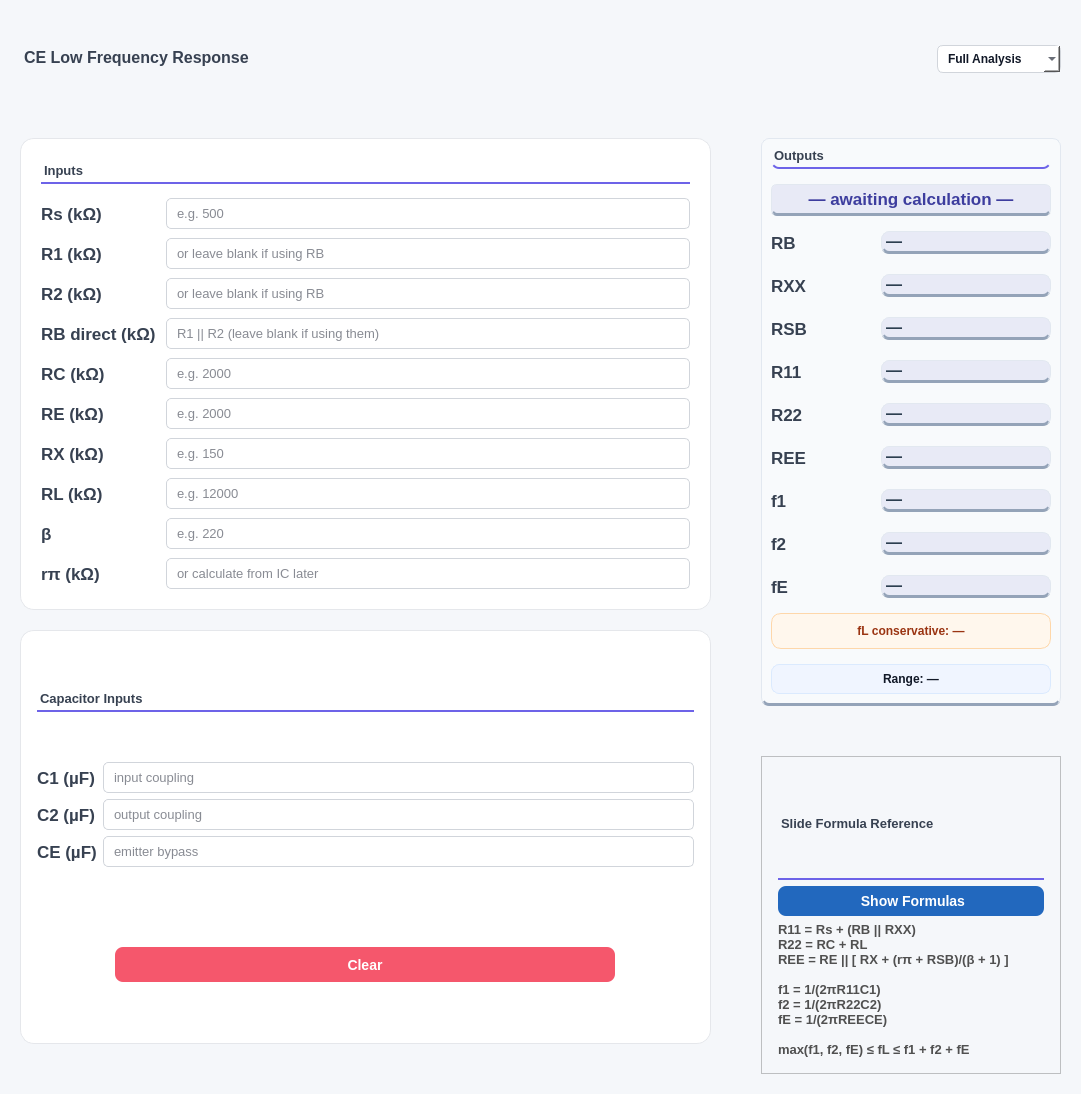
<?xml version="1.0" encoding="UTF-8"?>
<ui version="4.0">
 <class>Form</class>
 <widget class="QWidget" name="Form">
  <property name="geometry">
   <rect>
    <x>0</x>
    <y>0</y>
    <width>1081</width>
    <height>1094</height>
   </rect>
  </property>
  <property name="sizePolicy">
   <sizepolicy hsizetype="Preferred" vsizetype="Preferred">
    <horstretch>0</horstretch>
    <verstretch>0</verstretch>
   </sizepolicy>
  </property>
  <property name="minimumSize">
   <size>
    <width>1080</width>
    <height>860</height>
   </size>
  </property>
  <property name="mouseTracking">
   <bool>false</bool>
  </property>
  <property name="windowTitle">
   <string>Form</string>
  </property>
  <property name="styleSheet">
   <string notr="true">QWidget {
background-color: #f5f7fa;
}
QLineEdit {
    background-color: #ffffff;
    border: 1px solid #d1d5db;
    border-radius: 5px;

    padding: 6px 8px;

    color: #111827;
    font-size: 13px;
    font-family: &quot;JetBrains Mono&quot;, &quot;Consolas&quot;, monospace;
}

QLineEdit:focus {
    border: 1px solid #667EEA;
    background-color: #f9fafb;
}
QLabel {
    color: #374151;
    font-family: &quot;Rockwell&quot;;
    font-size: 13pt;
    font-weight: bold;
    background: transparent;
    border: none;
}</string>
  </property>
  <layout class="QVBoxLayout" name="verticalLayout_5">
   <property name="spacing">
    <number>10</number>
   </property>
   <property name="leftMargin">
    <number>20</number>
   </property>
   <property name="topMargin">
    <number>20</number>
   </property>
   <property name="rightMargin">
    <number>20</number>
   </property>
   <property name="bottomMargin">
    <number>20</number>
   </property>
   <item>
    <spacer name="verticalSpacer_2">
     <property name="orientation">
      <enum>Qt::Orientation::Vertical</enum>
     </property>
     <property name="sizeType">
      <enum>QSizePolicy::Policy::Fixed</enum>
     </property>
     <property name="sizeHint" stdset="0">
      <size>
       <width>20</width>
       <height>25</height>
      </size>
     </property>
    </spacer>
   </item>
   <item>
    <layout class="QHBoxLayout" name="headerLayout">
     <item>
      <widget class="QLabel" name="titleLabel">
       <property name="sizePolicy">
        <sizepolicy hsizetype="Preferred" vsizetype="Fixed">
         <horstretch>0</horstretch>
         <verstretch>0</verstretch>
        </sizepolicy>
       </property>
       <property name="maximumSize">
        <size>
         <width>16777215</width>
         <height>30</height>
        </size>
       </property>
       <property name="styleSheet">
        <string notr="true">QLabel {
    color: #374151;
    font-size: 16px;
    font-weight: 600;
	background-color: transparent;
    padding-bottom: 4px;
    border: none;
	
	
	font: 16pt &quot;Rockwell&quot;;
}</string>
       </property>
       <property name="text">
        <string>CE Low Frequency Response</string>
       </property>
      </widget>
     </item>
     <item>
      <spacer name="headerSpacer">
       <property name="orientation">
        <enum>Qt::Orientation::Horizontal</enum>
       </property>
       <property name="sizeHint" stdset="0">
        <size>
         <width>40</width>
         <height>20</height>
        </size>
       </property>
      </spacer>
     </item>
     <item>
      <widget class="QComboBox" name="comboMode">
       <property name="styleSheet">
        <string notr="true">QComboBox {
    background-color: #ffffff;
    border: 1px solid #d1d5db;
    border-radius: 6px;
    padding: 5px 10px;
    color: #111827;
    font-weight: 500;
}

QComboBox:hover {
    border: 1px solid #667EEA;
}

QComboBox:on {
    color: #111827;
}

QComboBox QAbstractItemView {
    background-color: #ffffff;
    color: #111827;
    border: 1px solid #d1d5db;
    outline: none;
    show-decoration-selected: 1;
}

QComboBox QAbstractItemView::item {
    padding: 8px 10px;
    background-color: #ffffff;
    color: #111827;
}

QComboBox QAbstractItemView::item:selected {
    background-color: #f0f5ff !important;
    color: #185FA5 !important;
}

QComboBox QAbstractItemView::item:hover {
    background-color: #f0f5ff !important;
    color: #185FA5 !important;
}</string>
       </property>
       <item>
        <property name="text">
         <string>Full Analysis</string>
        </property>
       </item>
       <item>
        <property name="text">
         <string>Due to C1 only</string>
        </property>
       </item>
       <item>
        <property name="text">
         <string>Due to C2 only</string>
        </property>
       </item>
       <item>
        <property name="text">
         <string>Due to CE only</string>
        </property>
       </item>
      </widget>
     </item>
    </layout>
   </item>
   <item>
    <spacer name="verticalSpacer">
     <property name="orientation">
      <enum>Qt::Orientation::Vertical</enum>
     </property>
     <property name="sizeType">
      <enum>QSizePolicy::Policy::Fixed</enum>
     </property>
     <property name="sizeHint" stdset="0">
      <size>
       <width>20</width>
       <height>25</height>
      </size>
     </property>
    </spacer>
   </item>
   <item>
    <layout class="QHBoxLayout" name="horizontalLayout">
     <property name="spacing">
      <number>50</number>
     </property>
     <property name="topMargin">
      <number>30</number>
     </property>
     <item>
      <layout class="QVBoxLayout" name="verticalLayout_3">
       <property name="spacing">
        <number>20</number>
       </property>
       <item>
        <widget class="QFrame" name="frameResistors">
         <property name="minimumSize">
          <size>
           <width>0</width>
           <height>0</height>
          </size>
         </property>
         <property name="maximumSize">
          <size>
           <width>1000</width>
           <height>16777215</height>
          </size>
         </property>
         <property name="styleSheet">
          <string notr="true">#frameResistors { 
	background-color: #ffffff; 
	border-right: 1px solid #e5e7eb;
    background-color: white;
    border: 1px solid #e5e7eb;
    border-radius: 14px;
}
</string>
         </property>
         <property name="frameShape">
          <enum>QFrame::Shape::StyledPanel</enum>
         </property>
         <property name="frameShadow">
          <enum>QFrame::Shadow::Raised</enum>
         </property>
         <layout class="QVBoxLayout" name="verticalLayout">
          <property name="spacing">
           <number>14</number>
          </property>
          <property name="leftMargin">
           <number>20</number>
          </property>
          <property name="topMargin">
           <number>24</number>
          </property>
          <property name="rightMargin">
           <number>20</number>
          </property>
          <property name="bottomMargin">
           <number>20</number>
          </property>
          <item>
           <widget class="QLabel" name="labelInputs">
            <property name="sizePolicy">
             <sizepolicy hsizetype="Preferred" vsizetype="Fixed">
              <horstretch>0</horstretch>
              <verstretch>0</verstretch>
             </sizepolicy>
            </property>
            <property name="maximumSize">
             <size>
              <width>16777215</width>
              <height>30</height>
             </size>
            </property>
            <property name="styleSheet">
             <string notr="true">QLabel {
    color: #374151;
    font-size: 13px;
    font-weight: 600;
	background-color: transparent;
    padding-bottom: 4px;
    border: none;
    border-bottom: 2px solid #6D63E8;
	
	
	font: 13pt &quot;Rockwell&quot;;
}</string>
            </property>
            <property name="text">
             <string>Inputs</string>
            </property>
           </widget>
          </item>
          <item>
           <layout class="QGridLayout" name="gridInputs">
            <property name="horizontalSpacing">
             <number>10</number>
            </property>
            <property name="verticalSpacing">
             <number>9</number>
            </property>
            <item row="0" column="0">
             <widget class="QLabel" name="labelRs">
              <property name="styleSheet">
               <string notr="true"/>
              </property>
              <property name="text">
               <string>Rs (kΩ)</string>
              </property>
             </widget>
            </item>
            <item row="0" column="1">
             <widget class="QLineEdit" name="lineRs">
              <property name="placeholderText">
               <string>e.g. 500</string>
              </property>
             </widget>
            </item>
            <item row="1" column="0">
             <widget class="QLabel" name="labelR1">
              <property name="styleSheet">
               <string notr="true"/>
              </property>
              <property name="text">
               <string>R1 (kΩ)</string>
              </property>
             </widget>
            </item>
            <item row="1" column="1">
             <widget class="QLineEdit" name="lineR1">
              <property name="placeholderText">
               <string>or leave blank if using RB</string>
              </property>
             </widget>
            </item>
            <item row="2" column="0">
             <widget class="QLabel" name="labelR2">
              <property name="styleSheet">
               <string notr="true"/>
              </property>
              <property name="text">
               <string>R2 (kΩ)</string>
              </property>
             </widget>
            </item>
            <item row="2" column="1">
             <widget class="QLineEdit" name="lineR2">
              <property name="placeholderText">
               <string>or leave blank if using RB</string>
              </property>
             </widget>
            </item>
            <item row="3" column="0">
             <widget class="QLabel" name="labelRB">
              <property name="styleSheet">
               <string notr="true"/>
              </property>
              <property name="text">
               <string>RB direct (kΩ)</string>
              </property>
             </widget>
            </item>
            <item row="3" column="1">
             <widget class="QLineEdit" name="lineRB">
              <property name="placeholderText">
               <string>R1 || R2 (leave blank if using them)</string>
              </property>
             </widget>
            </item>
            <item row="4" column="0">
             <widget class="QLabel" name="labelRC">
              <property name="styleSheet">
               <string notr="true"/>
              </property>
              <property name="text">
               <string>RC (kΩ)</string>
              </property>
             </widget>
            </item>
            <item row="4" column="1">
             <widget class="QLineEdit" name="lineRC">
              <property name="placeholderText">
               <string>e.g. 2000</string>
              </property>
             </widget>
            </item>
            <item row="5" column="0">
             <widget class="QLabel" name="labelRE">
              <property name="styleSheet">
               <string notr="true"/>
              </property>
              <property name="text">
               <string>RE (kΩ)</string>
              </property>
             </widget>
            </item>
            <item row="5" column="1">
             <widget class="QLineEdit" name="lineRE">
              <property name="placeholderText">
               <string>e.g. 2000</string>
              </property>
             </widget>
            </item>
            <item row="6" column="0">
             <widget class="QLabel" name="labelRX">
              <property name="styleSheet">
               <string notr="true"/>
              </property>
              <property name="text">
               <string>RX (kΩ)</string>
              </property>
             </widget>
            </item>
            <item row="6" column="1">
             <widget class="QLineEdit" name="lineRX">
              <property name="placeholderText">
               <string>e.g. 150</string>
              </property>
             </widget>
            </item>
            <item row="7" column="0">
             <widget class="QLabel" name="labelRL">
              <property name="styleSheet">
               <string notr="true"/>
              </property>
              <property name="text">
               <string>RL (kΩ)</string>
              </property>
             </widget>
            </item>
            <item row="7" column="1">
             <widget class="QLineEdit" name="lineRL">
              <property name="placeholderText">
               <string>e.g. 12000</string>
              </property>
             </widget>
            </item>
            <item row="8" column="0">
             <widget class="QLabel" name="labelBeta">
              <property name="styleSheet">
               <string notr="true"/>
              </property>
              <property name="text">
               <string>β</string>
              </property>
             </widget>
            </item>
            <item row="8" column="1">
             <widget class="QLineEdit" name="lineBeta">
              <property name="placeholderText">
               <string>e.g. 220</string>
              </property>
             </widget>
            </item>
            <item row="9" column="0">
             <widget class="QLabel" name="labelRpi">
              <property name="styleSheet">
               <string notr="true"/>
              </property>
              <property name="text">
               <string>rπ (kΩ)</string>
              </property>
             </widget>
            </item>
            <item row="9" column="1">
             <widget class="QLineEdit" name="lineRpi">
              <property name="placeholderText">
               <string>or calculate from IC later</string>
              </property>
             </widget>
            </item>
           </layout>
          </item>
         </layout>
        </widget>
       </item>
       <item>
        <widget class="QFrame" name="frameCapacitors">
         <property name="maximumSize">
          <size>
           <width>1000</width>
           <height>16777215</height>
          </size>
         </property>
         <property name="styleSheet">
          <string notr="true">#frameCapacitors{ 
	background-color: #ffffff; 
	border-right: 1px solid #e5e7eb;
    background-color: white;
    border: 1px solid #e5e7eb;
    border-radius: 14px;
}
</string>
         </property>
         <property name="frameShape">
          <enum>QFrame::Shape::StyledPanel</enum>
         </property>
         <layout class="QVBoxLayout" name="capsCardLayout">
          <property name="spacing">
           <number>6</number>
          </property>
          <property name="leftMargin">
           <number>16</number>
          </property>
          <property name="topMargin">
           <number>16</number>
          </property>
          <property name="rightMargin">
           <number>16</number>
          </property>
          <property name="bottomMargin">
           <number>16</number>
          </property>
          <item>
           <widget class="QLabel" name="labelCapsTitle">
            <property name="sizePolicy">
             <sizepolicy hsizetype="Preferred" vsizetype="Fixed">
              <horstretch>0</horstretch>
              <verstretch>0</verstretch>
             </sizepolicy>
            </property>
            <property name="styleSheet">
             <string notr="true">QLabel {
    color: #374151;
    font-size: 13px;
    font-weight: 600;
	background-color: transparent;
    padding-bottom: 4px;
    border: none;
    border-bottom: 2px solid #6D63E8;
	
	
	font: 13pt &quot;Rockwell&quot;;
}</string>
            </property>
            <property name="text">
             <string>Capacitor Inputs</string>
            </property>
            <property name="sectionTitle" stdset="0">
             <bool>true</bool>
            </property>
           </widget>
          </item>
          <item>
           <layout class="QGridLayout" name="gridCaps">
            <item row="0" column="0">
             <widget class="QLabel" name="labelC1">
              <property name="text">
               <string>C1 (µF)</string>
              </property>
             </widget>
            </item>
            <item row="0" column="1">
             <widget class="QLineEdit" name="lineC1">
              <property name="placeholderText">
               <string>input coupling</string>
              </property>
             </widget>
            </item>
            <item row="1" column="0">
             <widget class="QLabel" name="labelC2">
              <property name="text">
               <string>C2 (µF)</string>
              </property>
             </widget>
            </item>
            <item row="1" column="1">
             <widget class="QLineEdit" name="lineC2">
              <property name="placeholderText">
               <string>output coupling</string>
              </property>
             </widget>
            </item>
            <item row="2" column="0">
             <widget class="QLabel" name="labelCE">
              <property name="text">
               <string>CE (µF)</string>
              </property>
             </widget>
            </item>
            <item row="2" column="1">
             <widget class="QLineEdit" name="lineCE">
              <property name="placeholderText">
               <string>emitter bypass</string>
              </property>
             </widget>
            </item>
           </layout>
          </item>
          <item>
           <spacer name="verticalSpacer_8">
            <property name="orientation">
             <enum>Qt::Orientation::Vertical</enum>
            </property>
            <property name="sizeType">
             <enum>QSizePolicy::Policy::Fixed</enum>
            </property>
            <property name="sizeHint" stdset="0">
             <size>
              <width>20</width>
              <height>30</height>
             </size>
            </property>
           </spacer>
          </item>
          <item>
           <layout class="QHBoxLayout" name="buttonLayout">
            <property name="spacing">
             <number>0</number>
            </property>
            <item>
             <widget class="QPushButton" name="pushButtonClear">
              <property name="sizePolicy">
               <sizepolicy hsizetype="Minimum" vsizetype="Preferred">
                <horstretch>0</horstretch>
                <verstretch>0</verstretch>
               </sizepolicy>
              </property>
              <property name="maximumSize">
               <size>
                <width>500</width>
                <height>35</height>
               </size>
              </property>
              <property name="cursor">
               <cursorShape>PointingHandCursor</cursorShape>
              </property>
              <property name="styleSheet">
               <string notr="true">QPushButton {
    background-color: #f5576c;
    color: white;
    border: none;
    border-radius: 8px;
    font-size: 14px;
    font-weight: 600; /* 'Semi-bold' for the Inter font vibe */
    padding: 10px 20px;
}

QPushButton:hover {
    background-color: #e5475c;
}

QPushButton:pressed {
    background-color: #d93f53; /* slightly darker for click feedback */
}

QPushButton:disabled {
    background-color: #e0e0e0;
    color: #999999;
}
</string>
              </property>
              <property name="text">
               <string>Clear</string>
              </property>
             </widget>
            </item>
           </layout>
          </item>
         </layout>
        </widget>
       </item>
       <item>
        <spacer name="verticalSpacer_7">
         <property name="orientation">
          <enum>Qt::Orientation::Vertical</enum>
         </property>
         <property name="sizeType">
          <enum>QSizePolicy::Policy::Fixed</enum>
         </property>
         <property name="sizeHint" stdset="0">
          <size>
           <width>20</width>
           <height>30</height>
          </size>
         </property>
        </spacer>
       </item>
      </layout>
     </item>
     <item>
      <layout class="QVBoxLayout" name="verticalLayout_4">
       <item>
        <widget class="QFrame" name="frameOutputs">
         <property name="sizePolicy">
          <sizepolicy hsizetype="Preferred" vsizetype="Preferred">
           <horstretch>0</horstretch>
           <verstretch>0</verstretch>
          </sizepolicy>
         </property>
         <property name="minimumSize">
          <size>
           <width>300</width>
           <height>0</height>
          </size>
         </property>
         <property name="maximumSize">
          <size>
           <width>900</width>
           <height>16777215</height>
          </size>
         </property>
         <property name="styleSheet">
          <string notr="true">background-color: #f8fafc;
color: #334155;
border-radius: 8px;
border: 1px solid #e2e8f0;
border-bottom: 3px solid #94a3b8;
font-family: 'Inter', sans-serif;</string>
         </property>
         <property name="frameShape">
          <enum>QFrame::Shape::StyledPanel</enum>
         </property>
         <layout class="QVBoxLayout" name="verticalLayout_2">
          <property name="spacing">
           <number>15</number>
          </property>
          <item>
           <widget class="QLabel" name="labelOutput">
            <property name="sizePolicy">
             <sizepolicy hsizetype="Preferred" vsizetype="Fixed">
              <horstretch>0</horstretch>
              <verstretch>0</verstretch>
             </sizepolicy>
            </property>
            <property name="styleSheet">
             <string notr="true">QLabel {
    color: #374151;
    font-size: 13px;
    font-weight: 600;
	background-color: transparent;
    padding-bottom: 4px;
    border: none;
    border-bottom: 2px solid #6D63E8;
	
	
	font: 13pt &quot;Rockwell&quot;;
}</string>
            </property>
            <property name="text">
             <string>Outputs</string>
            </property>
           </widget>
          </item>
          <item>
           <widget class="QLabel" name="labelMode">
            <property name="minimumSize">
             <size>
              <width>0</width>
              <height>32</height>
             </size>
            </property>
            <property name="maximumSize">
             <size>
              <width>16777215</width>
              <height>32</height>
             </size>
            </property>
            <property name="styleSheet">
             <string notr="true">QLabel {
    background-color: #e8eaf6;
    color: #3d3d9e;
    border-radius: 6px;
    font: 700 11pt &quot;Rockwell&quot;;
    padding: 4px 14px; 
    qproperty-alignment: AlignCenter;
}</string>
            </property>
            <property name="text">
             <string>— awaiting calculation —</string>
            </property>
            <property name="alignment">
             <set>Qt::AlignmentFlag::AlignCenter</set>
            </property>
           </widget>
          </item>
          <item>
           <layout class="QGridLayout" name="gridOutputs">
            <property name="horizontalSpacing">
             <number>10</number>
            </property>
            <property name="verticalSpacing">
             <number>20</number>
            </property>
            <item row="0" column="0">
             <widget class="QLabel" name="labelRBOutTitle">
              <property name="minimumSize">
               <size>
                <width>0</width>
                <height>0</height>
               </size>
              </property>
              <property name="maximumSize">
               <size>
                <width>100</width>
                <height>16777215</height>
               </size>
              </property>
              <property name="styleSheet">
               <string notr="true">QLabel {
    color: #374151;
    font-family: &quot;Rockwell&quot;;
    font-size: 13pt;
    font-weight: bold;
    background: transparent;
    border: none;
}</string>
              </property>
              <property name="text">
               <string>RB</string>
              </property>
             </widget>
            </item>
            <item row="0" column="1">
             <widget class="QLabel" name="labelRBOut">
              <property name="styleSheet">
               <string notr="true">font-size: 16px; font-weight: bold; color: #2c3e50; background: #e8eaf6;

</string>
              </property>
              <property name="text">
               <string>—</string>
              </property>
              <property name="result" stdset="0">
               <bool>true</bool>
              </property>
             </widget>
            </item>
            <item row="1" column="0">
             <widget class="QLabel" name="labelRXXTitle">
              <property name="minimumSize">
               <size>
                <width>0</width>
                <height>0</height>
               </size>
              </property>
              <property name="maximumSize">
               <size>
                <width>100</width>
                <height>16777215</height>
               </size>
              </property>
              <property name="styleSheet">
               <string notr="true">QLabel {
    color: #374151;
    font-family: &quot;Rockwell&quot;;
    font-size: 13pt;
    font-weight: bold;
    background: transparent;
    border: none;
}</string>
              </property>
              <property name="text">
               <string>RXX</string>
              </property>
             </widget>
            </item>
            <item row="1" column="1">
             <widget class="QLabel" name="labelRXX">
              <property name="styleSheet">
               <string notr="true">font-size: 16px; font-weight: bold; color: #2c3e50; background: #e8eaf6;

</string>
              </property>
              <property name="text">
               <string>—</string>
              </property>
              <property name="result" stdset="0">
               <bool>true</bool>
              </property>
             </widget>
            </item>
            <item row="2" column="0">
             <widget class="QLabel" name="labelRSBTitle">
              <property name="minimumSize">
               <size>
                <width>0</width>
                <height>0</height>
               </size>
              </property>
              <property name="maximumSize">
               <size>
                <width>100</width>
                <height>16777215</height>
               </size>
              </property>
              <property name="styleSheet">
               <string notr="true">QLabel {
    color: #374151;
    font-family: &quot;Rockwell&quot;;
    font-size: 13pt;
    font-weight: bold;
    background: transparent;
    border: none;
}</string>
              </property>
              <property name="text">
               <string>RSB</string>
              </property>
             </widget>
            </item>
            <item row="2" column="1">
             <widget class="QLabel" name="labelRSB">
              <property name="styleSheet">
               <string notr="true">font-size: 16px; font-weight: bold; color: #2c3e50; background: #e8eaf6;

</string>
              </property>
              <property name="text">
               <string>—</string>
              </property>
              <property name="result" stdset="0">
               <bool>true</bool>
              </property>
             </widget>
            </item>
            <item row="3" column="0">
             <widget class="QLabel" name="labelR11Title">
              <property name="minimumSize">
               <size>
                <width>0</width>
                <height>0</height>
               </size>
              </property>
              <property name="maximumSize">
               <size>
                <width>100</width>
                <height>16777215</height>
               </size>
              </property>
              <property name="styleSheet">
               <string notr="true">QLabel {
    color: #374151;
    font-family: &quot;Rockwell&quot;;
    font-size: 13pt;
    font-weight: bold;
    background: transparent;
    border: none;
}</string>
              </property>
              <property name="text">
               <string>R11</string>
              </property>
             </widget>
            </item>
            <item row="3" column="1">
             <widget class="QLabel" name="labelR11">
              <property name="styleSheet">
               <string notr="true">font-size: 16px; font-weight: bold; color: #2c3e50; background: #e8eaf6;

</string>
              </property>
              <property name="text">
               <string>—</string>
              </property>
              <property name="result" stdset="0">
               <bool>true</bool>
              </property>
             </widget>
            </item>
            <item row="4" column="0">
             <widget class="QLabel" name="labelR22Title">
              <property name="minimumSize">
               <size>
                <width>0</width>
                <height>0</height>
               </size>
              </property>
              <property name="maximumSize">
               <size>
                <width>100</width>
                <height>16777215</height>
               </size>
              </property>
              <property name="styleSheet">
               <string notr="true">QLabel {
    color: #374151;
    font-family: &quot;Rockwell&quot;;
    font-size: 13pt;
    font-weight: bold;
    background: transparent;
    border: none;
}</string>
              </property>
              <property name="text">
               <string>R22</string>
              </property>
             </widget>
            </item>
            <item row="4" column="1">
             <widget class="QLabel" name="labelR22">
              <property name="styleSheet">
               <string notr="true">font-size: 16px; font-weight: bold; color: #2c3e50; background: #e8eaf6;

</string>
              </property>
              <property name="text">
               <string>—</string>
              </property>
              <property name="result" stdset="0">
               <bool>true</bool>
              </property>
             </widget>
            </item>
            <item row="5" column="0">
             <widget class="QLabel" name="labelREETitle">
              <property name="minimumSize">
               <size>
                <width>0</width>
                <height>0</height>
               </size>
              </property>
              <property name="maximumSize">
               <size>
                <width>100</width>
                <height>16777215</height>
               </size>
              </property>
              <property name="styleSheet">
               <string notr="true">QLabel {
    color: #374151;
    font-family: &quot;Rockwell&quot;;
    font-size: 13pt;
    font-weight: bold;
    background: transparent;
    border: none;
}</string>
              </property>
              <property name="text">
               <string>REE</string>
              </property>
             </widget>
            </item>
            <item row="5" column="1">
             <widget class="QLabel" name="labelREE">
              <property name="styleSheet">
               <string notr="true">font-size: 16px; font-weight: bold; color: #2c3e50; background: #e8eaf6;

</string>
              </property>
              <property name="text">
               <string>—</string>
              </property>
              <property name="result" stdset="0">
               <bool>true</bool>
              </property>
             </widget>
            </item>
            <item row="6" column="0">
             <widget class="QLabel" name="labelF1Title">
              <property name="minimumSize">
               <size>
                <width>0</width>
                <height>0</height>
               </size>
              </property>
              <property name="maximumSize">
               <size>
                <width>100</width>
                <height>16777215</height>
               </size>
              </property>
              <property name="styleSheet">
               <string notr="true">QLabel {
    color: #374151;
    font-family: &quot;Rockwell&quot;;
    font-size: 13pt;
    font-weight: bold;
    background: transparent;
    border: none;
}</string>
              </property>
              <property name="text">
               <string>f1</string>
              </property>
             </widget>
            </item>
            <item row="6" column="1">
             <widget class="QLabel" name="labelF1">
              <property name="styleSheet">
               <string notr="true">font-size: 16px; font-weight: bold; color: #2c3e50; background: #e8eaf6;

</string>
              </property>
              <property name="text">
               <string>—</string>
              </property>
              <property name="result" stdset="0">
               <bool>true</bool>
              </property>
             </widget>
            </item>
            <item row="7" column="0">
             <widget class="QLabel" name="labelF2Title">
              <property name="minimumSize">
               <size>
                <width>0</width>
                <height>0</height>
               </size>
              </property>
              <property name="maximumSize">
               <size>
                <width>100</width>
                <height>16777215</height>
               </size>
              </property>
              <property name="styleSheet">
               <string notr="true">QLabel {
    color: #374151;
    font-family: &quot;Rockwell&quot;;
    font-size: 13pt;
    font-weight: bold;
    background: transparent;
    border: none;
}</string>
              </property>
              <property name="text">
               <string>f2</string>
              </property>
             </widget>
            </item>
            <item row="7" column="1">
             <widget class="QLabel" name="labelF2">
              <property name="styleSheet">
               <string notr="true">font-size: 16px; font-weight: bold; color: #2c3e50; background: #e8eaf6;

</string>
              </property>
              <property name="text">
               <string>—</string>
              </property>
              <property name="result" stdset="0">
               <bool>true</bool>
              </property>
             </widget>
            </item>
            <item row="8" column="0">
             <widget class="QLabel" name="labelFETitle">
              <property name="minimumSize">
               <size>
                <width>0</width>
                <height>0</height>
               </size>
              </property>
              <property name="maximumSize">
               <size>
                <width>100</width>
                <height>16777215</height>
               </size>
              </property>
              <property name="styleSheet">
               <string notr="true">QLabel {
    color: #374151;
    font-family: &quot;Rockwell&quot;;
    font-size: 13pt;
    font-weight: bold;
    background: transparent;
    border: none;
}</string>
              </property>
              <property name="text">
               <string>fE</string>
              </property>
             </widget>
            </item>
            <item row="8" column="1">
             <widget class="QLabel" name="labelFE">
              <property name="styleSheet">
               <string notr="true">font-size: 16px; font-weight: bold; color: #2c3e50; background: #e8eaf6;

</string>
              </property>
              <property name="text">
               <string>—</string>
              </property>
              <property name="result" stdset="0">
               <bool>true</bool>
              </property>
             </widget>
            </item>
           </layout>
          </item>
          <item>
           <widget class="QLabel" name="labelFLConservative">
            <property name="styleSheet">
             <string notr="true">QLabel {
    background-color: #fff7ed;
    border: 1px solid #fed7aa;
    border-radius: 10px;
    padding: 10px;
    color: #9a3412;
    font-size: 12px;
    font-weight: 700;
}</string>
            </property>
            <property name="text">
             <string>fL conservative: —</string>
            </property>
            <property name="alignment">
             <set>Qt::AlignmentFlag::AlignCenter</set>
            </property>
           </widget>
          </item>
          <item>
           <widget class="QLabel" name="labelFLRange">
            <property name="styleSheet">
             <string notr="true">QLabel {
    background-color: #f0f5ff;
    border: 1px solid #dbeafe;
    border-radius: 8px;
    padding: 7px 5px;
    color: #111827;
    font-size: 12px;
}</string>
            </property>
            <property name="text">
             <string>Range: —</string>
            </property>
            <property name="alignment">
             <set>Qt::AlignmentFlag::AlignCenter</set>
            </property>
            <property name="result" stdset="0">
             <bool>true</bool>
            </property>
           </widget>
          </item>
         </layout>
        </widget>
       </item>
       <item>
        <widget class="QFrame" name="cardFormula">
         <property name="maximumSize">
          <size>
           <width>900</width>
           <height>16777215</height>
          </size>
         </property>
         <property name="frameShape">
          <enum>QFrame::Shape::StyledPanel</enum>
         </property>
         <layout class="QVBoxLayout" name="formulaCardLayout">
          <property name="leftMargin">
           <number>16</number>
          </property>
          <property name="topMargin">
           <number>16</number>
          </property>
          <property name="rightMargin">
           <number>16</number>
          </property>
          <property name="bottomMargin">
           <number>16</number>
          </property>
          <item>
           <widget class="QLabel" name="labelFormulaTitle">
            <property name="styleSheet">
             <string notr="true">QLabel {
    color: #374151;
    font-size: 13px;
    font-weight: 600;
	background-color: transparent;
    padding-bottom: 4px;
    border: none;
    border-bottom: 2px solid #6D63E8;
	
	
	font: 13pt &quot;Rockwell&quot;;
}</string>
            </property>
            <property name="text">
             <string>Slide Formula Reference</string>
            </property>
            <property name="sectionTitle" stdset="0">
             <bool>true</bool>
            </property>
           </widget>
          </item>
          <item>
           <widget class="QPushButton" name="pushButtonShowFormulas">
            <property name="enabled">
             <bool>true</bool>
            </property>
            <property name="maximumSize">
             <size>
              <width>16777215</width>
              <height>30</height>
             </size>
            </property>
            <property name="cursor">
             <cursorShape>PointingHandCursor</cursorShape>
            </property>
            <property name="styleSheet">
             <string notr="true">QPushButton {
    /* Your original blue */
    background-color: rgb(34, 104, 190); 
    color: white;
    border: none;
    border-radius: 8px;
    font-size: 14px;
    font-weight: 600;
    padding: 5px 20px;
}

QPushButton:hover {
    /* A slightly brighter, more vibrant version of your blue */
    background-color: rgb(46, 126, 219); 
}

QPushButton:pressed {
    /* A deeper, more saturated version for tactile feedback */
    background-color: rgb(26, 86, 161); 
}

QPushButton:disabled {
    background-color: #e2e8f0;
    color: #94a3b8;
}</string>
            </property>
            <property name="text">
             <string> Show Formulas</string>
            </property>
           </widget>
          </item>
          <item>
           <widget class="QLabel" name="labelFormulaText">
            <property name="styleSheet">
             <string notr="true">QLabel {
    color: rgb(80, 80, 80);                  /* soft dark gray */
    font-size: 13px;
    font-weight: 500;
    font-family: &quot;Segoe UI&quot;, &quot;Roboto&quot;, sans-serif;
}</string>
            </property>
            <property name="text">
             <string>R11 = Rs + (RB || RXX)
R22 = RC + RL
REE = RE || [ RX + (rπ + RSB)/(β + 1) ]

f1 = 1/(2πR11C1)
f2 = 1/(2πR22C2)
fE = 1/(2πREECE)

max(f1, f2, fE) ≤ fL ≤ f1 + f2 + fE</string>
            </property>
            <property name="wordWrap">
             <bool>true</bool>
            </property>
           </widget>
          </item>
         </layout>
        </widget>
       </item>
      </layout>
     </item>
    </layout>
   </item>
  </layout>
 </widget>
 <resources/>
 <connections/>
</ui>
